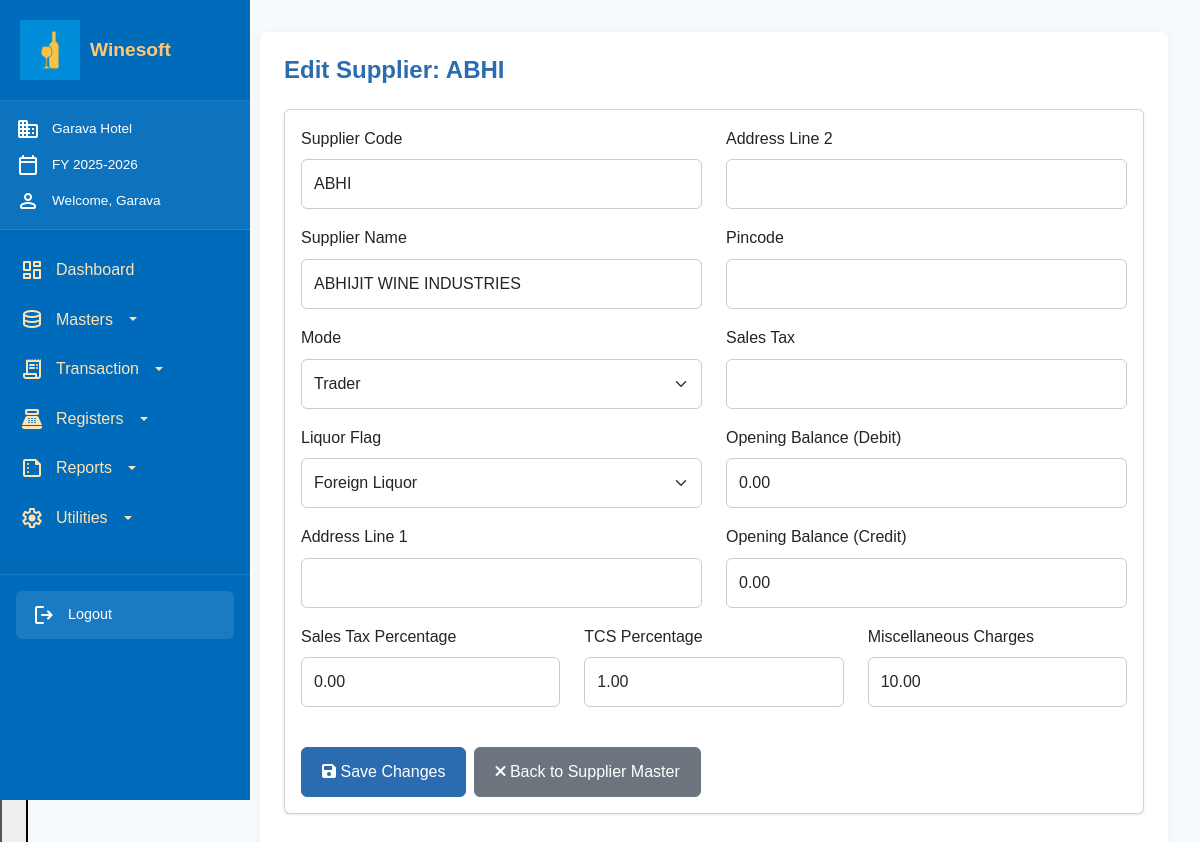
Page /public/edit_supplier.php?code=ABHI (signed in) on the committed database.
### tables this page shows
CREATE TABLE `tblsupplier` (
  `id` int(11) NOT NULL,
  `CODE` varchar(7) NOT NULL,
  `OUT_LIMIT` varchar(1) DEFAULT NULL,
  `DETAILS` varchar(30) DEFAULT NULL,
  `OBDR` decimal(18,2) DEFAULT NULL,
  `OBCR` decimal(18,2) DEFAULT NULL,
  `LBDR` decimal(18,2) DEFAULT NULL,
  `LBCR` decimal(18,2) DEFAULT NULL,
  `LEVEL` decimal(18,2) DEFAULT NULL,
  `ADDR1` varchar(40) DEFAULT NULL,
  `ADDR2` varchar(40) DEFAULT NULL,
  `PINCODE` varchar(10) DEFAULT NULL,
  `LIQ_FLAG` varchar(1) DEFAULT NULL,
  `SALES_TAX` varchar(30) DEFAULT NULL,
  `OCT_PERC` decimal(18,2) DEFAULT NULL,
  `CD_PERC` decimal(18,2) DEFAULT NULL,
  `STAX_PERC` decimal(18,2) DEFAULT NULL,
  `TCS_PERC` decimal(18,2) DEFAULT NULL,
  `SURC_PERC` decimal(18,2) DEFAULT NULL,
  `EC_PERC` decimal(18,2) DEFAULT NULL,
  `MISC_CHARG` decimal(18,2) DEFAULT NULL,
  `MODE` varchar(15) DEFAULT NULL,
  `WSTax_Perc` decimal(18,2) DEFAULT NULL,
  `MBSTax_Perc` decimal(18,2) DEFAULT NULL,
  `SBSTax_Perc` decimal(18,2) DEFAULT NULL,
  `CLSTax_Perc` decimal(18,2) DEFAULT NULL
);

### public/edit_supplier.php (the view, shortened to what this page needs)
<?php
include_once "../config/db.php";
$code = isset($_GET['code']) ? trim($_GET['code']) : '';
$stmt = $conn->prepare("SELECT * FROM tblsupplier WHERE CODE = ?");
$stmt->bind_param("s", $code);
$stmt->execute();
$result = $stmt->get_result();
$supplier = $result->fetch_assoc();
?>
<!DOCTYPE html>
<html lang="en">
<head>
  <link href="https://cdn.jsdelivr.net/npm/bootstrap@5.3.0/dist/css/bootstrap.min.css" rel="stylesheet">
  <link rel="stylesheet" href="https://cdnjs.cloudflare.com/ajax/libs/font-awesome/6.0.0/css/all.min.css">
  <link rel="stylesheet" href="css/style.css?v=<?=time()?>">
  <link rel="stylesheet" href="css/navbar.css?v=<?=time()?>">
</head>
<body>
<div class="dashboard-container">
  <?php include 'components/navbar.php'; ?>
  <div class="main-content">
    <div class="content-area">
      <h3 class="mb-4">Edit Supplier: <?= htmlspecialchars($supplier['CODE']) ?></h3>
      <form method="POST" class="card p-3">
        <div class="row">
          <div class="col-md-6">
            <div class="mb-3">
              <label for="code" class="form-label">Supplier Code</label>
              <input type="text" class="form-control" id="code" value="<?= htmlspecialchars($supplier['CODE']) ?>" readonly>
            </div>
            <div class="mb-3">
              <label for="details" class="form-label">Supplier Name</label>
              <input type="text" class="form-control" id="details" name="details"
                     value="<?= htmlspecialchars($supplier['DETAILS']) ?>" required>
            </div>
            <div class="mb-3">
              <label for="mode" class="form-label">Mode</label>
              <select class="form-select" id="mode" name="mode">
                <option value="Trader" <?= $supplier['MODE'] === 'Trader' ? 'selected' : '' ?>>Trader</option>
              </select>
            </div>
            <div class="mb-3">
              <label for="liq_flag" class="form-label">Liquor Flag</label>
              <select class="form-select" id="liq_flag" name="liq_flag">
                <option value="F" <?= $supplier['LIQ_FLAG'] === 'F' ? 'selected' : '' ?>>Foreign Liquor</option>
              </select>
            </div>
            <div class="mb-3">
              <label for="addr1" class="form-label">Address Line 1</label>
              <input type="text" class="form-control" id="addr1" name="addr1"
                     value="<?= htmlspecialchars($supplier['ADDR1']) ?>">
            </div>
          </div>
          <div class="col-md-6">
            <div class="mb-3">
              <label for="addr2" class="form-label">Address Line 2</label>
              <input type="text" class="form-control" id="addr2" name="addr2"
                     value="<?= htmlspecialchars($supplier['ADDR2']) ?>">
            </div>
            <div class="mb-3">
              <label for="pincode" class="form-label">Pincode</label>
              <input type="text" class="form-control" id="pincode" name="pincode"
                     value="<?= htmlspecialchars($supplier['PINCODE']) ?>">
            </div>
            <div class="mb-3">
              <label for="sales_tax" class="form-label">Sales Tax</label>
              <input type="text" class="form-control" id="sales_tax" name="sales_tax"
                     value="<?= htmlspecialchars($supplier['SALES_TAX']) ?>">
            </div>
            <div class="mb-3">
              <label for="obdr" class="form-label">Opening Balance (Debit)</label>
              <input type="number" step="0.01" class="form-control" id="obdr" name="obdr"
                     value="<?= htmlspecialchars($supplier['OBDR']) ?>">
            </div>
            <div class="mb-3">
              <label for="obcr" class="form-label">Opening Balance (Credit)</label>
              <input type="number" step="0.01" class="form-control" id="obcr" name="obcr"
                     value="<?= htmlspecialchars($supplier['OBCR']) ?>">
            </div>
          </div>
        </div>
        <div class="row">
          <div class="col-md-4">
            <div class="mb-3">
              <label for="stax_perc" class="form-label">Sales Tax Percentage</label>
              <input type="number" step="0.01" class="form-control" id="stax_perc" name="stax_perc"
                     value="<?= htmlspecialchars($supplier['STAX_PERC']) ?>">
            </div>
          </div>
          <div class="col-md-4">
            <div class="mb-3">
              <label for="tcs_perc" class="form-label">TCS Percentage</label>
              <input type="number" step="0.01" class="form-control" id="tcs_perc" name="tcs_perc"
                     value="<?= htmlspecialchars($supplier['TCS_PERC']) ?>">
            </div>
          </div>
          <div class="col-md-4">
            <div class="mb-3">
              <label for="misc_charg" class="form-label">Miscellaneous Charges</label>
              <input type="number" step="0.01" class="form-control" id="misc_charg" name="misc_charg"
                     value="<?= htmlspecialchars($supplier['MISC_CHARG']) ?>">
            </div>
          </div>
        </div>
        <div class="action-btn mt-4 d-flex gap-2">
          <button type="submit" class="btn btn-primary">
            <i class="fas fa-save"></i> Save Changes
          </button>
          <a href="supplier_master.php" class="btn btn-secondary">
            <i class="fas fa-times"></i> Back to Supplier Master
          </a>
        </div>
      </form>
    </div>
  </div>
</div>
</body>
</html>

### public/css/style.css (style rules this page uses)
:root { --primary-color: #2B6CB0; --primary-hover: #4299E1; --secondary-color: #F6AD55; --background-color: #F7FAFC; --text-color: #2D3748; --light-text: #718096; --error-color: #E53E3E; --success-color: #38A169; --white: #FFFFFF; --border-radius: 6px; --box-shadow: 0 1px 3px rgba(0,0,0,0.1); --transition: all 0.2s ease; }
* { box-sizing: border-box; margin: 0; padding: 0; }
html { scroll-behavior: smooth; height: 100%; }
body { background-color: var(--background-color); font-family: 'Arial', sans-serif; line-height: 1.6; color: var(--text-color); min-height: 100vh; display: flex; flex-direction: column; }
h1, h2, h3, h4, h5, h6 { color: var(--primary-color); margin-bottom: 1rem; font-weight: 600; line-height: 1.2; }
h3 { font-size: 1.5rem; }
.mt-4 { margin-top: 2rem; }
.mb-3 { margin-bottom: 1.5rem; }
.mb-4 { margin-bottom: 2rem; }
.p-3 { padding: 1.5rem; }
.d-flex { display: flex; }
.gap-2 { gap: 1rem; }
.card { background: var(--white); padding: 1.5rem; border-radius: var(--border-radius); box-shadow: var(--box-shadow); margin-bottom: 1.5rem; }
.dashboard-container { display: flex; flex-direction: column; min-height: 100vh; width: 100%; background-color: var(--background-color); position: relative; }
.main-content { width: 100%; padding: 1rem; margin-top: 60px; }
.content-area { background: var(--white); border-radius: var(--border-radius); padding: 1rem; box-shadow: 0 2px 10px rgba(0,0,0,0.05); margin-bottom: 1rem; }
.form-control, .form-select { width: 100%; padding: 0.75rem; margin-bottom: 1rem; border: 1px solid #ccc; border-radius: 6px; font-size: 1rem; transition: var(--transition); }
.form-label { display: block; margin-bottom: 0.5rem; font-weight: 500; }
.btn { display: inline-block; padding: 0.75rem 1.25rem; font-weight: 500; text-align: center; text-decoration: none; border-radius: 6px; cursor: pointer; transition: var(--transition); border: 1px solid transparent; }
.btn-primary { background-color: var(--primary-color); color: var(--white); border-color: var(--primary-color); }
.btn-secondary { background-color: #6c757d; color: var(--white); border-color: #6c757d; }
@media (min-width: 576px) { .container, .login-container, .card { padding: 2rem; } }
@media (min-width: 768px) { .dashboard-container { flex-direction: row; } }
@media (min-width: 768px) { .main-content { margin-left: 200px; margin-top: 0; width: calc(100% - 200px); padding: 1.5rem; } }
@media (min-width: 768px) { .content-area { padding: 1.5rem; } }
@media (min-width: 992px) { .main-content { padding: 2rem; } }
@media (min-width: 992px) { .content-area { padding: 1.5rem; } }

### public/css/navbar.css (style rules this page uses)
* { margin: 0; padding: 0; box-sizing: border-box; font-family: 'Arial', sans-serif; }

### rows in the picture
tblsupplier: CODE "ABHI", details "ABHIJIT WINE INDUSTRIES", mode "Trader", liq_flag "Foreign Liquor", obdr "0.00", obcr "0.00", stax_perc "0.00", tcs_perc "1.00", misc_charg "10.00"

### other values in the picture
$companyName "Garava Hotel"
$financialYear "2025-2026"
$username "Garava"
